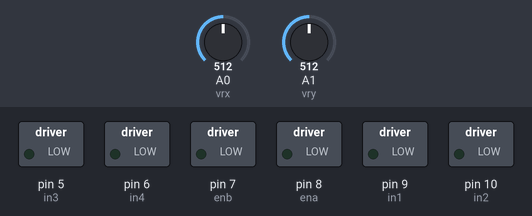
This sketch was run on a simulated Arduino Uno, built with avr-gcc and run on an emulated ATmega328P. Shown: switched loads named in the sketch (green lamp = pin HIGH). The inputs (shaded band) are chosen by the test bench; at power-on: A0 (vrx) = 512, A1 (vry) = 512.

Above: at 1.2 s.
1.3 s: A0 (vrx) set to 546
At 2.6 s:
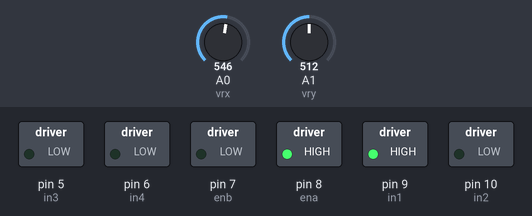
2.9 s: A0 (vrx) set to 520
At 4.2 s:
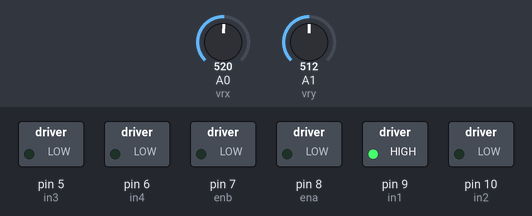
4.5 s: A0 (vrx) set to 499
6.0 s: A0 (vrx) set to 475
At 6.8 s:
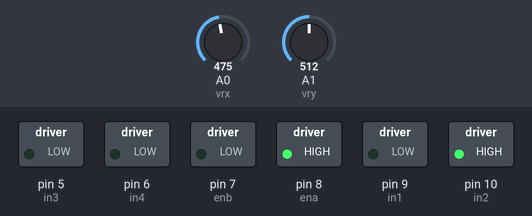
7.6 s: A0 (vrx) set to 500
At 8.2 s:
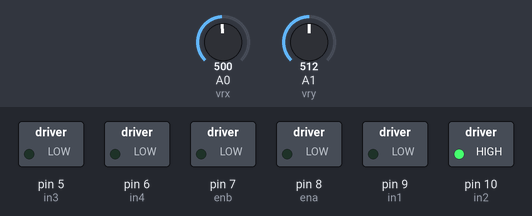
9.2 s: A0 (vrx) set to 480
At 10.7 s:
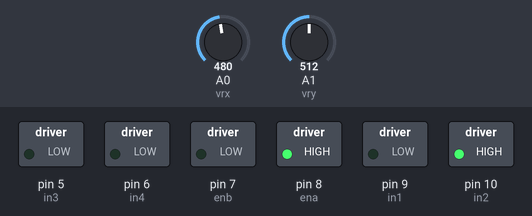
Timing chart, 0 to 11.8 s (numbered marks = the images above; inputs shaded):
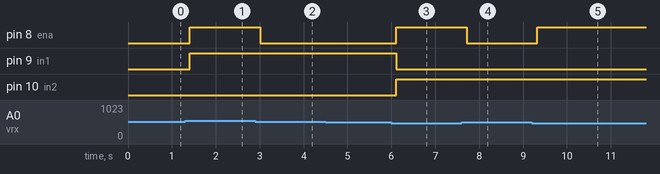

Measured:
- the behaviour switches between 530 and 531 on A0 (vrx) (found by bisection; images 0 and 1)
- the behaviour switches between 490 and 489 on A0 (vrx) (found by bisection; images 2 and 3)
- after the input at 1.3 s, pin 8 (ena), pin 9 (in1): LOW → HIGH after 0.10 s
- after the input at 2.9 s, pin 8 (ena): HIGH → LOW after 0.11 s
- after the input at 4.5 s, every drawn part: stays the same
- after the input at 6.0 s, pin 8 (ena), pin 10 (in2): LOW → HIGH after 0.12 s; pin 9 (in1): HIGH → LOW after 0.12 s
- after the input at 7.6 s, pin 8 (ena): HIGH → LOW after 0.12 s
- after the input at 9.2 s, pin 8 (ena): LOW → HIGH after 0.12 s

The sketch:

Motor_Joystick_code.ino
```cpp
//with this code, you can control 2 motors

//motor driver pins connection
int ena=8;
int in1=9;
int in2=10;

int enb=7;
int in3=5;
int in4=6;

//joystick analog pins connections
int vrx = A0;
int vry = A1;
int xVal;
int yVal;
int button = 2;
int x_speed;


void setup() {
  //we define motor driver outputs
  pinMode(button,INPUT);

  pinMode(in1,OUTPUT);
  pinMode(in2,OUTPUT);
  pinMode(ena,OUTPUT);

  pinMode(in3,OUTPUT);
  pinMode(in4,OUTPUT);
  pinMode(enb,OUTPUT);

  digitalWrite(in1,LOW);
  digitalWrite(in2,LOW);
  digitalWrite(in3,LOW);
  digitalWrite(in4,LOW);
  //serial begin in case we would want to read data
  Serial.begin(9600);
}

void loop() {

  xVal=analogRead(vrx);
  delay(100);
  yVal=analogRead(vry);

  //if we dont move the joystick, motors dont run
  if ((xVal>=490)&&(xVal<=530)){
    digitalWrite(ena,0);
  }

  //bigger or smaller values make motor run, from 0 to 255 progressively
  if (xVal>530){
    x_speed=map(xVal,550,1023,0,255);
    digitalWrite(in1,HIGH);
    digitalWrite(in2,LOW);
    digitalWrite(ena,x_speed);
  }
  if (xVal<490){
    x_speed=map(xVal,470,0,0,255);
    digitalWrite(in1,LOW);
    digitalWrite(in2,HIGH);
    digitalWrite(ena,x_speed);
  }

}
```
